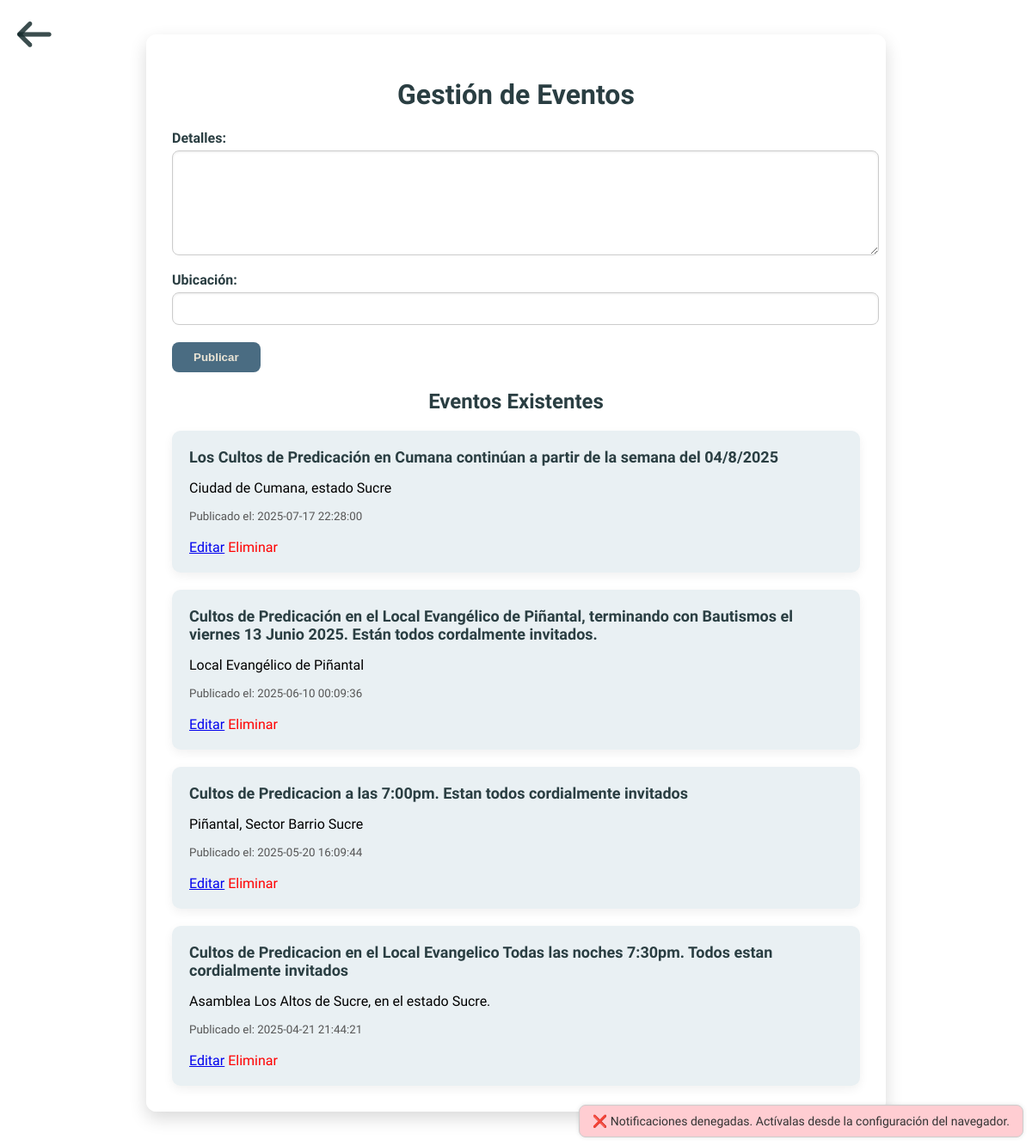
The page /Menu/Eventos/crud_eventos.php (signed in) on the database its author committed.
### tables this page shows
CREATE TABLE `eventos` (
  `id` int(11) NOT NULL,
  `detalles` text NOT NULL,
  `ubicacion` varchar(255) NOT NULL,
  `fecha_publicacion` datetime NOT NULL,
  `usuario_id` int(11) DEFAULT NULL
);

### Menu/Eventos/crud_eventos.php (the view, shortened to what this page needs)
<?php
$conn = new mysqli("sql204.infinityfree.com", "if0_39714112", "MWgk9nZD6H0RIl", "if0_39714112_directorio_asambleas");
$conn->set_charset("utf8mb4");
$editando = false;
$eventoEdit = null;
$result = $conn->query("SELECT * FROM eventos ORDER BY fecha_publicacion DESC");
?>
<!DOCTYPE html>
<html lang="es">
<head>
    <link rel="stylesheet" href="crud_eventos.css">
</head>
<body>
<div class="container">
    <button class="return-button" onclick="location.href='index.php'"></button>
    <h1>Gestión de Eventos</h1>
    <form method="POST">
        <label for="detalles">Detalles:</label>
        <textarea name="detalles" id="detalles" rows="3" required><?= $editando ? htmlspecialchars($eventoEdit['detalles']) : '' ?></textarea>
        <label for="ubicacion">Ubicación:</label>
        <input type="text" name="ubicacion" id="ubicacion" required value="<?= $editando ? htmlspecialchars($eventoEdit['ubicacion']) : '' ?>">
        <button type="submit"><?= $editando ? "Actualizar" : "Publicar" ?></button>
    </form>
    <h2>Eventos Existentes</h2>
    <?php while ($row = $result->fetch_assoc()): ?>
        <div class="evento">
            <h3><?= htmlspecialchars($row['detalles']) ?></h3>
            <p><?= htmlspecialchars($row['ubicacion']) ?></p>
            <small>Publicado el: <?= $row['fecha_publicacion'] ?></small><br>
            <a href="crud_eventos.php?editar=<?= $row['id'] ?>">Editar</a>
            <a href="crud_eventos.php?eliminar=<?= $row['id'] ?>" class="eliminar" onclick="return confirm('¿Eliminar este evento?')">Eliminar</a>
        </div>
    <?php endwhile; ?>
</div>
<div id="noti-status" style="position: fixed; bottom: 10px; right: 10px; background: #fff8dc; border: 1px solid #ccc; padding: 10px 15px; border-radius: 8px; font-size: 14px; color: #333; box-shadow: 0 0 5px rgba(0,0,0,0.1); display: none;"></div>
</body>
</html>

### Menu/Eventos/crud_eventos.css (style rules this page uses)
html, body { overflow-y: scroll; scrollbar-width: none; }
html, body { height: 100%; margin: 0; padding: 0; font-family: 'Sansation', sans-serif; overflow-x: hidden; position: relative; background-image: url('Fonfo_Mapa_Color.jpg'); background-size: cover; background-repeat: no-repeat; background-position: center top; }
body::before { content: ""; position: fixed; top: 0; left: 0; width: 100%; height: 100%; opacity: 0.65; z-index: -1; }
.container { max-width: 800px; margin: 40px auto; padding: 30px; background-color: rgba(255, 255, 255, 0.92); border-radius: 12px; box-shadow: 0 8px 20px rgba(0, 0, 0, 0.15); }
h1, h2 { text-align: center; font-family: 'Oleo Script', cursive; color: #2a3e42; }
form { margin-top: 20px; }
form label { font-weight: bold; margin-top: 15px; display: block; color: #2a3e42; }
form input[type="text"], form textarea { width: 100%; padding: 10px; margin-top: 5px; border-radius: 8px; border: 1px solid #ccc; box-shadow: inset 0 1px 3px rgba(0, 0, 0, 0.08); font-size: 14px; }
form textarea { resize: vertical; min-height: 100px; }
form button { margin-top: 20px; padding: 10px 25px; background-color: #4a6c82; color: #EAE4D5; border: none; border-radius: 8px; font-weight: bold; cursor: pointer; transition: background 0.3s ease; }
.evento { background-color: #e9f0f3; padding: 20px; border-radius: 10px; margin-top: 20px; box-shadow: 0 4px 12px rgba(0, 0, 0, 0.06); position: relative; }
.evento h3 { margin: 0; font-size: 18px; color: #2a3e42; }
.evento small { display: block; margin-top: 8px; color: #555; }
.return-button { background: url('iconos/Retorno.png') no-repeat center; background-size: contain; width: 40px; height: 40px; border: none; cursor: pointer; position: absolute; top: 20px; left: 20px; }
a.eliminar { color: red; text-decoration: none; }

### rows shown on the page
eventos: detalles "Los Cultos de Predicación en Cumana continúan a partir de la semana del 04/8/2025", ubicacion "Ciudad de Cumana, estado Sucre", fecha_publicacion "2025-07-17 22:28:00"
eventos: detalles "Cultos de Predicación en el Local Evangélico de Piñantal, terminando con Bautismos el viernes 13 Junio 2025. Están todos cordalmente invitados.", ubicacion "Local Evangélico de Piñantal", fecha_publicacion "2025-06-10 00:09:36"
eventos: detalles "Cultos de Predicacion a las 7:00pm. Estan todos cordialmente invitados", ubicacion "Piñantal, Sector Barrio Sucre", fecha_publicacion "2025-05-20 16:09:44"
eventos: detalles "Cultos de Predicacion en el Local Evangelico Todas las noches 7:30pm. Todos estan cordialmente invitados", ubicacion "Asamblea Los Altos de Sucre, en el estado Sucre.", fecha_publicacion "2025-04-21 21:44:21"
